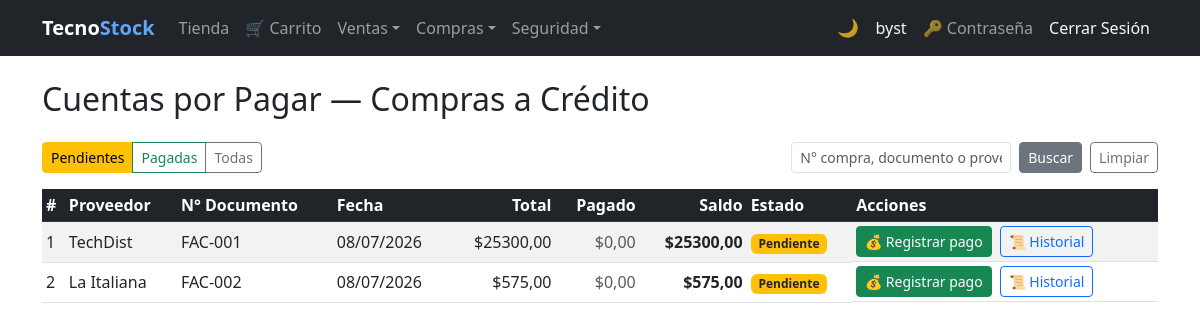
Screenshot of /pagos/ (signed in) with the database file from the repository.
### purchasing/models.py (models this page shows, shortened)
class Purchase(models.Model):
    BORRADOR   = 0
    CONFIRMADA = 1
    ANULADA    = 2
    ESTADO_CHOICES = [
        (BORRADOR,   'Borrador'),
        (CONFIRMADA, 'Confirmada'),
        (ANULADA,    'Anulada'),
    ]
    PENDIENTE = 'PENDIENTE'
    PAGADA    = 'PAGADA'
    ESTADO_PAGO_CHOICES = [
        (PENDIENTE, 'Pendiente'),
        (PAGADA,    'Pagada'),
    ]
    CONTADO = 'contado'
    CREDITO = 'credito'
    TIPO_PAGO_CHOICES = [
        (CONTADO, 'Contado'),
        (CREDITO, 'Crédito'),
    ]
    supplier        = models.ForeignKey(
                          Supplier, on_delete=models.PROTECT,
                          related_name='purchases', verbose_name='Proveedor')
    document_number = models.CharField(max_length=20, verbose_name='N° Documento')
    purchase_date   = models.DateField(auto_now_add=True, verbose_name='Fecha')
    subtotal        = models.DecimalField(max_digits=12, decimal_places=2, default=0, verbose_name='Subtotal')
    tax             = models.DecimalField(max_digits=12, decimal_places=2, default=0, verbose_name='IVA')
    total           = models.DecimalField(max_digits=12, decimal_places=2, default=0, verbose_name='Total')
    estado          = models.PositiveSmallIntegerField(
                          choices=ESTADO_CHOICES, default=BORRADOR, verbose_name='Estado')
    is_active       = models.BooleanField(default=True, verbose_name='Activo')
    saldo           = models.DecimalField(
                          max_digits=12, decimal_places=2, default=0,
                          verbose_name='Saldo pendiente de pago')
    estado_pago     = models.CharField(
                          max_length=10, choices=ESTADO_PAGO_CHOICES,
                          default=PENDIENTE, verbose_name='Estado de pago')
    tipo_pago       = models.CharField(
                          max_length=10, choices=TIPO_PAGO_CHOICES,
                          default=CREDITO, verbose_name='Tipo de pago')
    class Meta:
        verbose_name        = 'Compra'
        verbose_name_plural = 'Compras'
        ordering = ['-purchase_date', '-id']
        constraints = [
            models.UniqueConstraint(
                fields=['document_number', 'supplier'],
                name='unique_purchase_per_supplier'
            )
        ]
    @property
    def estado_pago_badge_class(self):
        return 'bg-success' if self.estado_pago == self.PAGADA else 'bg-warning text-dark'
    @property
    def pendiente_de_pago(self):
        return self.estado == self.CONFIRMADA and self.saldo > 0
    @property
    def pagado(self):
        return self.total - self.saldo

### billing/models.py (models this page shows, shortened)
class Supplier(models.Model):
    name = models.CharField(max_length=200, verbose_name='Company Name')
    contact_name = models.CharField(max_length=200, blank=True, null=True)
    email = models.EmailField(blank=True, null=True)
    phone = models.CharField(max_length=20, blank=True, null=True)
    address = models.TextField(blank=True, null=True)
    photo = models.ImageField(upload_to='suppliers/', blank=True, null=True, verbose_name='Logo')
    is_active = models.BooleanField(default=True)
    created_at = models.DateTimeField(auto_now_add=True)
    updated_at = models.DateTimeField(auto_now=True)
    class Meta:
        verbose_name = 'Supplier'
        verbose_name_plural = 'Suppliers'
        ordering = ['name']

### pagos/views.py (the view)
# urls.py: path('', views.compra_list, name='compra_list'),
@roles_required(*ROLES_PAGOS)
def compra_list(request):
    q = request.GET.get('q', '').strip()
    estado_pago = request.GET.get('estado', Purchase.PENDIENTE)
    compras = (
        Purchase.objects
        .filter(estado=Purchase.CONFIRMADA, tipo_pago=Purchase.CREDITO)
        .select_related('supplier')
        .order_by('purchase_date')
    )
    if estado_pago in (Purchase.PENDIENTE, Purchase.PAGADA):
        compras = compras.filter(estado_pago=estado_pago)
    if q:
        compras = compras.filter(
            Q(supplier__name__icontains=q) |
            Q(document_number__icontains=q) |
            Q(id__icontains=q)
        )
    return render(request, 'pagos/compra_list.html', {
        'items': compras,
        'q': q,
        'estado_pago': estado_pago,
    })

### security/templatetags/security_tags.py (called while the page is built)
@register.filter(name='has_group')
def has_group(user, group_name):
    if not user.is_authenticated:
        return False
    if user.is_superuser:  # el superusuario ve todo
        return True
    return user.groups.filter(name=group_name).exists()

### pagos/templates/pagos/compra_list.html (shortened to what this page needs)
{% extends 'billing/base.html' %}
{% block content %}
<div class="d-flex align-items-center justify-content-between mb-4">
  <h2 class="mb-0">Cuentas por Pagar — Compras a Crédito</h2>
</div>
<div class="d-flex flex-wrap gap-2 mb-3 align-items-end">
  <div class="btn-group" role="group" aria-label="Filtrar por estado de pago">
    <a href="?estado=PENDIENTE{% if q %}&q={{ q }}{% endif %}"
       class="btn btn-sm {% if estado_pago == 'PENDIENTE' %}btn-warning{% else %}btn-outline-warning{% endif %}">
      Pendientes
    </a>
    <a href="?estado=PAGADA{% if q %}&q={{ q }}{% endif %}"
       class="btn btn-sm {% if estado_pago == 'PAGADA' %}btn-success{% else %}btn-outline-success{% endif %}">
      Pagadas
    </a>
    <a href="?estado={% if q %}&q={{ q }}{% endif %}"
       class="btn btn-sm {% if estado_pago != 'PENDIENTE' and estado_pago != 'PAGADA' %}btn-secondary{% else %}btn-outline-secondary{% endif %}">
      Todas
    </a>
  </div>
  <form method="get" class="ms-auto">
    <div class="d-flex gap-2">
      <input type="text" name="q" class="form-control form-control-sm"
             placeholder="N° compra, documento o proveedor" value="{{ q|default:'' }}">
      <button type="submit" class="btn btn-secondary btn-sm">Buscar</button>
      <a href="{% url 'pagos:compra_list' %}" class="btn btn-outline-secondary btn-sm">Limpiar</a>
    </div>
  </form>
</div>
<table class="table table-striped table-hover table-sm align-middle">
  <thead class="table-dark">
    <tr>
      <th>#</th><th>Proveedor</th><th>N° Documento</th><th>Fecha</th>
      <th class="text-end">Total</th>
      <th class="text-end">Pagado</th>
      <th class="text-end">Saldo</th>
      <th>Estado</th>
      <th>Acciones</th>
    </tr>
  </thead>
  <tbody>
    {% for compra in items %}
    <tr>
      <td>{{ compra.id }}</td>
      <td>{{ compra.supplier.name }}</td>
      <td>{{ compra.document_number }}</td>
      <td>{{ compra.purchase_date|date:"d/m/Y" }}</td>
      <td class="text-end">${{ compra.total }}</td>
      <td class="text-end text-muted">${{ compra.pagado }}</td>
      <td class="text-end fw-bold">${{ compra.saldo }}</td>
      <td><span class="badge {{ compra.estado_pago_badge_class }}">{{ compra.get_estado_pago_display }}</span></td>
      <td class="d-flex gap-2">
        {% if compra.pendiente_de_pago %}
        <a href="{% url 'pagos:pago_create' compra.id %}" class="btn btn-sm btn-success">&#128176; Registrar pago</a>
        {% endif %}
        <a href="{% url 'pagos:historial_pagos' compra.id %}" class="btn btn-sm btn-outline-primary">&#128220; Historial</a>
      </td>
    </tr>
    {% empty %}
    <tr><td colspan="9" class="text-center">No hay compras que coincidan con el filtro.</td></tr>
    {% endfor %}
  </tbody>
</table>
{% endblock %}

### billing/templates/billing/base.html (shortened to what this page needs)
{% load security_tags %}
<!DOCTYPE html>
<html lang="es">
<head>
  <link href="https://cdn.jsdelivr.net/npm/bootstrap@5.3.0/dist/css/bootstrap.min.css" rel="stylesheet">
</head>
<body>
<nav class="navbar navbar-expand-lg navbar-dark bg-dark">
  <div class="container">
    <a class="navbar-brand fw-bold" href="{% url 'billing:home' %}">Tecno<span class="nav-brand-accent">Stock</span></a>
    <div class="collapse navbar-collapse" id="nav">
      <ul class="navbar-nav me-auto">
        {% if user.is_authenticated %}
        {% if user|has_group:'Cliente' %}
        <li class="nav-item"><a class="nav-link" href="{% url 'store:catalog' %}">Tienda</a></li>
        <li class="nav-item"><a class="nav-link" href="{% url 'store:cart' %}">&#128722; Carrito</a></li>
        {% endif %}
        <li class="nav-item dropdown">
          <a class="nav-link dropdown-toggle" href="#" role="button" data-bs-toggle="dropdown" aria-expanded="false">Ventas</a>
        </li>
        {% if user|has_group:'Analista de Compras' or user|has_group:'Administrador' or not user|has_any_group %}
        <li class="nav-item dropdown">
          <a class="nav-link dropdown-toggle" href="#" role="button" data-bs-toggle="dropdown" aria-expanded="false">Compras</a>
        </li>
        {% endif %}
        {% if user|has_group:'Administrador' %}
        <li class="nav-item dropdown">
          <a class="nav-link dropdown-toggle" href="#" role="button" data-bs-toggle="dropdown" aria-expanded="false">Seguridad</a>
        </li>
        {% endif %}
        {% endif %}
      </ul>
      <ul class="navbar-nav align-items-center">
        <li class="nav-item"><button type="button" class="theme-toggle-btn" id="theme-toggle" onclick="toggleTheme()" title="Cambiar tema claro / oscuro"><span id="theme-icon">&#127769;</span></button></li>
        <li class="nav-item">{% if user.is_authenticated %}<a class="nav-link text-light" href="{% url 'billing:dashboard' %}">{{ user.username }}</a>{% endif %}</li>
        <li class="nav-item">{% if user.is_authenticated %}<a class="nav-link" href="{% url 'password_change' %}" title="Cambiar contraseña">&#128273; Contraseña</a>{% endif %}</li>
        <li class="nav-item">{% if user.is_authenticated %}<form method="post" action="{% url 'logout' %}" class="d-inline">{% csrf_token %}<button type="submit" class="nav-link btn btn-link text-light btn-nav-link">Cerrar Sesión</button></form>{% else %}<a class="nav-link" href="{% url 'login' %}">Iniciar Sesión</a>{% endif %}</li>
      </ul>
    </div>
  </div>
</nav>
<div class="container mt-4">
  {% block content %}{% endblock %}
</div>
</body>
</html>

### billing/templates/billing/base.html (style rules this page uses)
.btn-nav-link { text-decoration: none; }
.nav-brand-accent { color: #60a5fa; }
.theme-toggle-btn { background: none; border: none; cursor: pointer; font-size: 1.1rem; line-height: 1; padding: .375rem .5rem; border-radius: .375rem; transition: background .2s; color: rgba(255,255,255,.75); }

### rows the page displays
Purchase: id "1", supplier.name "TechDist", document_number "FAC-001", purchase_date "08/07/2026", total "25300,00", pagado "0,00", saldo "25300,00", estado_pago "Pendiente", estado "💰 Registrar pago"
Purchase: id "2", supplier.name "La Italiana", document_number "FAC-002", purchase_date "08/07/2026", total "575,00", pagado "0,00", saldo "575,00", estado_pago "Pendiente", estado "💰 Registrar pago"

### other values shown
{{ user.username }} "byst"
